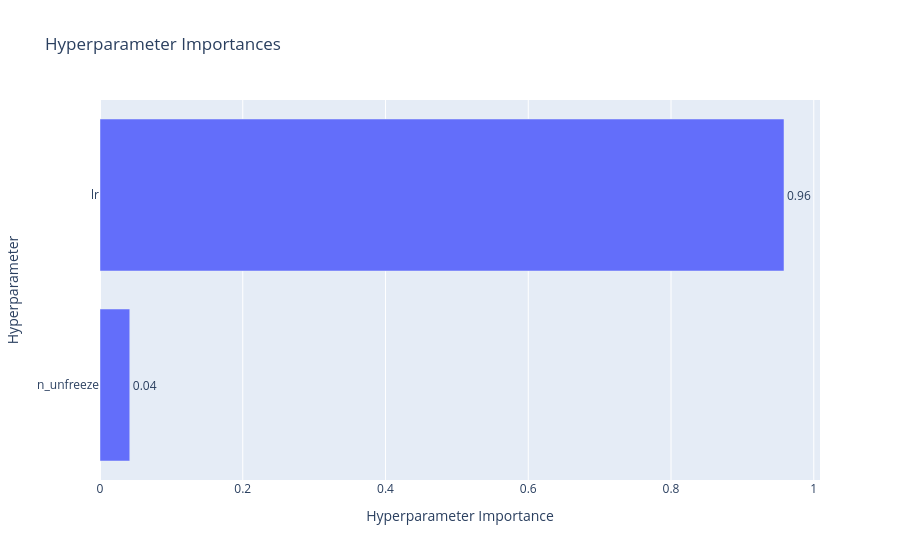
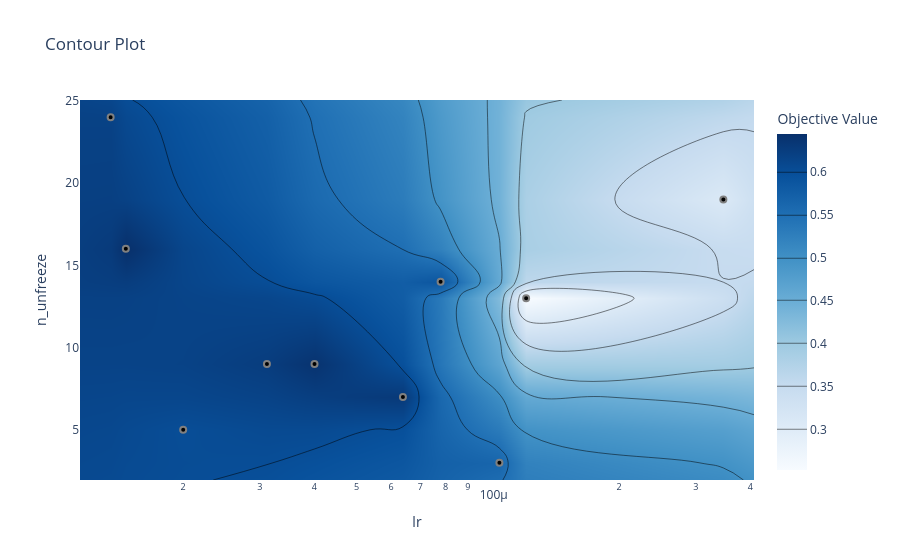

Notebook code for these charts, in order:
### Code cell
import optuna
from optuna.visualization import plot_param_importances, plot_contour
import matplotlib.pyplot as plt

# ---------- 1. Importancia de Hiperparámetros ----------
fig1 = plot_param_importances(study)
fig1.show()

# ---------- 2. Gráfico de Contorno 2D ----------
# Encuentra los 2 hiperparámetros más importantes
importances = optuna.importance.get_param_importances(study)
top_params = list(importances.keys())[:2]

plot_contour(study, params=["lr", "n_unfreeze"])

### Figure 1 — Plotly figure (JSON) as saved in the notebook; plotly's stock layout.template omitted (floating-point values rounded to 4 significant figures)
{"data": [{"cliponaxis": false, "hovertemplate": ["n_unfreeze (IntDistribution): 0.0417058939408998<extra></extra>", "lr (FloatDistribution): 0.9582941060591003<extra></extra>"], "name": "Objective Value", "orientation": "h", "text": ["0.04", "0.96"], "textposition": "outside", "type": "bar", "x": [0.04171, 0.9583], "y": ["n_unfreeze", "lr"]}], "layout": {"title": {"text": "Hyperparameter Importances"}, "xaxis": {"title": {"text": "Hyperparameter Importance"}}, "yaxis": {"title": {"text": "Hyperparameter"}}}}

### Figure 2 — Plotly figure (JSON) as saved in the notebook; plotly's stock layout.template omitted (floating-point values rounded to 4 significant figures; data arrays with more than 128 entries replaced by an {"elided": "..."} marker saying what was removed)
{"data": [{"colorbar": {"title": {"text": "Objective Value"}}, "colorscale": [[0, "rgb(247,251,255)"], [0.125, "rgb(222,235,247)"], [0.25, "rgb(198,219,239)"], [0.375, "rgb(158,202,225)"], [0.5, "rgb(107,174,214)"], [0.625, "rgb(66,146,198)"], [0.75, "rgb(33,113,181)"], [0.875, "rgb(8,81,156)"], [1, "rgb(8,48,107)"]], "connectgaps": true, "contours": {"coloring": "heatmap"}, "hoverinfo": "none", "line": {"smoothing": 1.3}, "reversescale": false, "type": "contour", "x": [1.161e-05, 1.365e-05, 1.479e-05, 2.002e-05, 3.115e-05, 4.005e-05, 6.389e-05, 7.795e-05, 0.0001063, 0.0001225, 0.0003471, 0.000408], "y": [1.95, 3, 5, 7, 9, 13, 14, 16, 19, 24, 25.05], "z": {"elided": "11x12 float values"}}, {"marker": {"color": "black", "line": {"color": "Gray", "width": 2}}, "mode": "markers", "name": "Feasible Trial", "showlegend": false, "type": "scatter", "x": [2.002e-05, 0.0001063, 0.0001225, 1.479e-05, 0.0003471, 7.795e-05, 6.389e-05, 1.365e-05, 4.005e-05, 3.115e-05], "y": [5, 3, 13, 16, 19, 14, 7, 24, 9, 9]}, {"marker": {"color": "#cccccc", "line": {"color": "Gray", "width": 2}}, "mode": "markers", "name": "Infeasible Trial", "showlegend": false, "type": "scatter", "x": [], "y": []}], "layout": {"title": {"text": "Contour Plot"}, "xaxis": {"range": [-4.935, -3.389], "title": {"text": "lr"}, "type": "log"}, "yaxis": {"range": [1.95, 25.05], "title": {"text": "n_unfreeze"}}}}
